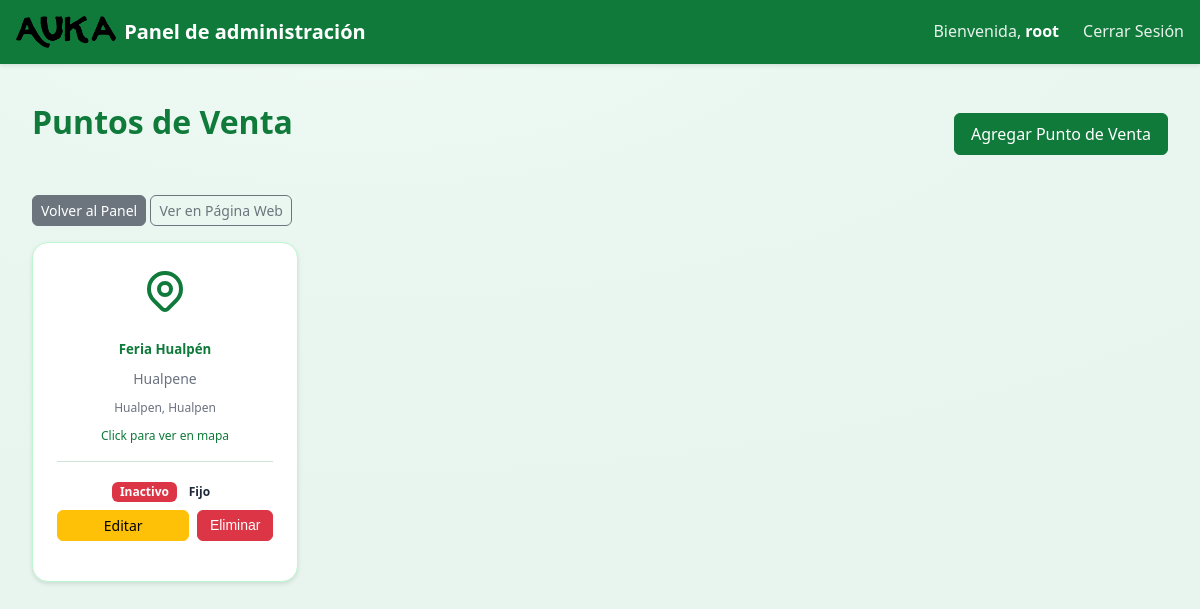
Page /panel/puntos-venta/ (signed in) on the earlier database version.
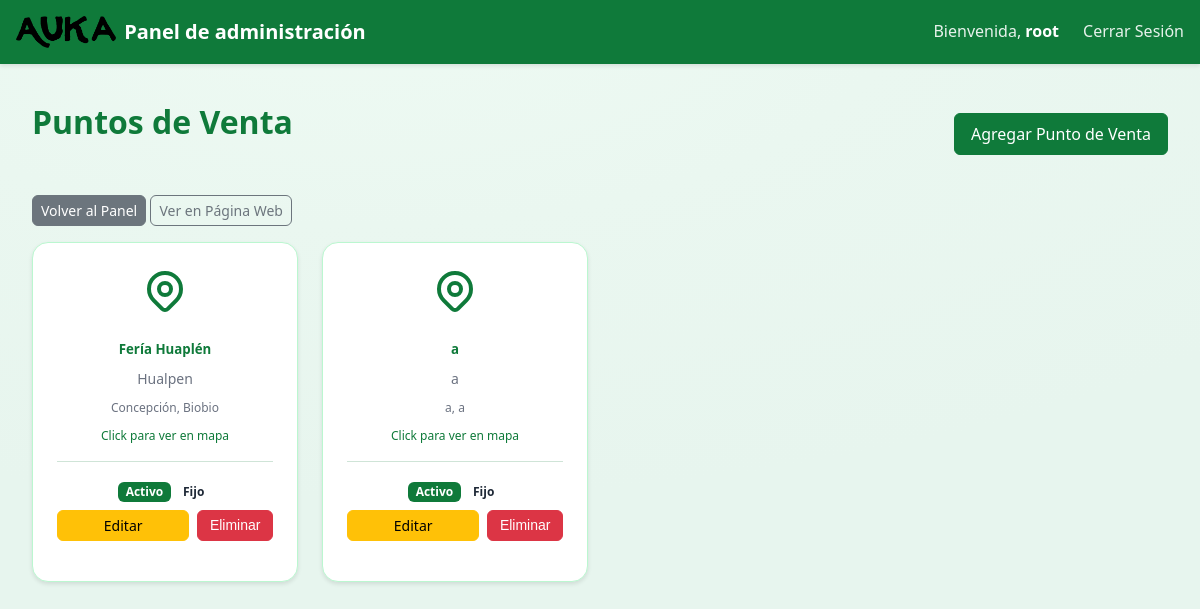
Same page on the later database version.
### panel/models.py (models this page shows, shortened)
class PuntoVenta(models.Model):
    TIPO_CHOICES = [
        ('fijo', 'Fijo'),
        ('temporal', 'Temporal'),
    ]
    """Lugares donde se venden los productos AUKA."""
    nombre = models.CharField(max_length=150)
    direccion = models.CharField(max_length=255)
    ciudad = models.CharField(max_length=100, blank=True)
    region = models.CharField(max_length=100, blank=True)
    horario = models.CharField(max_length=200, blank=True)
    telefono = models.CharField(max_length=30, blank=True)
    link_mapa = models.URLField(blank=True, help_text="Link a Google Maps (opcional)")
    activo = models.BooleanField(default=True)
    tipo = models.CharField(max_length=10, choices=TIPO_CHOICES, default='fijo', help_text="Fijo: se muestra en el footer. Temporal: solo en la página 'Quiénes somos'")

### panel/views.py (the view)
# urls.py: path('puntos-venta/', views.lista_puntos_venta, name='lista_puntos_venta'),
@login_required
def lista_puntos_venta(request):
    puntos = PuntoVenta.objects.all()
    return render(request, 'institucional/puntos_venta.html', {'puntos': puntos})

### panel/context_processors.py (called while the page is built)
def puntos_venta_context(request):
    try:
        puntos_venta = PuntoVenta.objects.filter(activo=True)
        try:
            puntos_venta = puntos_venta.filter(tipo='fijo')
        except (FieldError, AttributeError):
            pass
        puntos_venta = puntos_venta.order_by('nombre')
        return {
            'puntos_venta': puntos_venta
        }
    except Exception as e:
        return {
            'puntos_venta': []
        }

### panel/templates/institucional/puntos_venta.html (shortened to what this page needs)
{% extends 'base_panel.html' %}
{% block content %}
<div class="container">
    <div class="d-flex justify-content-between align-items-center mb-4">
        <h1>Puntos de Venta</h1>
        <a href="{% url 'agregar_punto_venta' %}" class="btn btn-success">
            Agregar Punto de Venta
        </a>
    </div>
    <div class="mb-3">
        <a href="{% url 'inicio_admin' %}" class="btn btn-secondary btn-sm">Volver al Panel</a>
        <a href="/quienes-somos/" class="btn btn-outline-secondary btn-sm" target="_blank">Ver en Página Web</a>
    </div>
    {% if puntos %}
        <div class="row">
                {% for punto in puntos %}
            <div class="col-md-3 mb-4">
                <div class="card h-100 text-center" style="border: 1px solid #bbf7d0; border-radius: 1rem; padding: 1.5rem; transition: all 0.3s; cursor: pointer;"
                     {% if punto.link_mapa %}onclick="window.open('{{ punto.link_mapa }}', '_blank')"{% endif %}>
                    <h5 class="text-success mb-2 fw-semibold">{{ punto.nombre }}</h5>
                    <p class="text-muted small mb-2">{{ punto.direccion }}</p>
                    {% if punto.ciudad %}
                    <p class="text-muted" style="font-size: 0.75rem;">{{ punto.ciudad }}{% if punto.region %}, {{ punto.region }}{% endif %}</p>
                    {% endif %}
                    {% if punto.link_mapa %}
                    <p class="text-success" style="font-size: 0.75rem; margin-top: 0.5rem;">Click para ver en mapa</p>
                        {% endif %}
                    <div class="mt-3 pt-3 border-top">
                        <span class="badge {% if punto.activo %}bg-success{% else %}bg-danger{% endif %} mb-2">
                            {% if punto.activo %}Activo{% else %}Inactivo{% endif %}
                        </span>
                        <span class="badge {% if punto.tipo == 'fijo' %}bg-primary{% else %}bg-warning{% endif %} mb-2">
                            {% if punto.tipo == 'fijo' %}Fijo{% else %}Temporal{% endif %}
                        </span>
                        <div class="d-flex gap-2">
                            <a href="{% url 'editar_punto_venta' punto.pk %}" class="btn btn-warning btn-sm flex-fill" onclick="event.stopPropagation();">
                                Editar
                            </a>
                        <form method="post" action="{% url 'eliminar_punto_venta' punto.pk %}"
                                  style="flex: 1; margin: 0;"
                                  onsubmit="return confirm('¿Seguro que quieres eliminar este punto de venta?');"
                                  onclick="event.stopPropagation();">
                                <button type="submit" class="btn btn-danger btn-sm w-100">
                                    Eliminar
                                </button>
                        </form>
                        </div>
                    </div>
                </div>
            </div>
                {% endfor %}
        </div>
    {% endif %}
</div>
{% endblock %}

Differences in the rows shown:
removed PuntoVenta: nombre "Feria Hualpén", direccion "Hualpene", ciudad "Hualpen", region "Hualpen", shows "Click para ver en mapa", activo "Inactivo", tipo "Fijo"
added PuntoVenta: nombre "Fería Huaplén", direccion "Hualpen", ciudad "Concepción", region "Biobio", shows "Click para ver en mapa", activo "Activo", tipo "Fijo"
added PuntoVenta: nombre "a", direccion "a", ciudad "a", region "a", shows "Click para ver en mapa", activo "Activo", tipo "Fijo"
